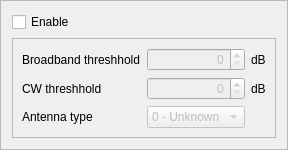
                <widget class="QFrame" name="frameITFM">
                 <property name="frameShape">
                  <enum>QFrame::StyledPanel</enum>
                 </property>
                 <property name="frameShadow">
                  <enum>QFrame::Raised</enum>
                 </property>
                 <layout class="QVBoxLayout" name="verticalLayout_20">
                  <item>
                   <widget class="QCheckBox" name="checkITFMEn">
                    <property name="text">
                     <string>Enable</string>
                    </property>
                   </widget>
                  </item>
                  <item>
                   <widget class="QFrame" name="frameITFMSettings">
                    <property name="frameShape">
                     <enum>QFrame::StyledPanel</enum>
                    </property>
                    <property name="frameShadow">
                     <enum>QFrame::Raised</enum>
                    </property>
                    <property name="hidden" stdset="0">
                     <bool>false</bool>
                    </property>
                    <layout class="QGridLayout" name="gridLayout_17" columnstretch="0,1,0">
                     <item row="1" column="0">
                      <widget class="QLabel" name="label_191">
                       <property name="text">
                        <string>CW threshhold</string>
                       </property>
                      </widget>
                     </item>
                     <item row="0" column="0">
                      <widget class="QLabel" name="label_190">
                       <property name="text">
                        <string>Broadband threshhold</string>
                       </property>
                      </widget>
                     </item>
                     <item row="2" column="0">
                      <widget class="QLabel" name="label_192">
                       <property name="text">
                        <string>Antenna type</string>
                       </property>
                      </widget>
                     </item>
                     <item row="0" column="1">
                      <widget class="QSpinBox" name="spinITFMbbThresh">
                       <property name="enabled">
                        <bool>false</bool>
                       </property>
                       <property name="alignment">
                        <set>Qt::AlignRight|Qt::AlignTrailing|Qt::AlignVCenter</set>
                       </property>
                       <property name="maximum">
                        <number>15</number>
                       </property>
                      </widget>
                     </item>
                     <item row="1" column="1">
                      <widget class="QSpinBox" name="spinITFMcwThresh">
                       <property name="enabled">
                        <bool>false</bool>
                       </property>
                       <property name="alignment">
                        <set>Qt::AlignRight|Qt::AlignTrailing|Qt::AlignVCenter</set>
                       </property>
                       <property name="maximum">
                        <number>31</number>
                       </property>
                      </widget>
                     </item>
                     <item row="2" column="1">
                      <widget class="QComboBox" name="comboITFMantType">
                       <property name="enabled">
                        <bool>false</bool>
                       </property>
                       <item>
                        <property name="text">
                         <string>0 - Unknown</string>
                        </property>
                       </item>
                       <item>
                        <property name="text">
                         <string>1 - Passive</string>
                        </property>
                       </item>
                       <item>
                        <property name="text">
                         <string>2 - Active</string>
                        </property>
                       </item>
                      </widget>
                     </item>
                     <item row="0" column="2">
                      <widget class="QLabel" name="label_193">
                       <property name="text">
                        <string>dB</string>
                       </property>
                      </widget>
                     </item>
                     <item row="1" column="2">
                      <widget class="QLabel" name="label_194">
                       <property name="text">
                        <string>dB</string>
                       </property>
                      </widget>
                     </item>
                    </layout>
                   </widget>
                  </item>
                 </layout>
                </widget>
